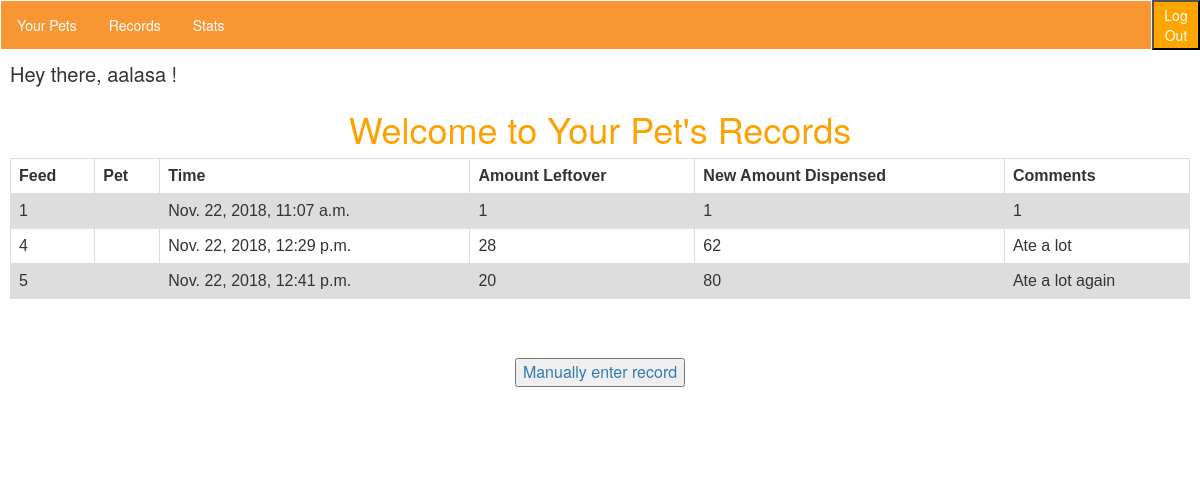
The app's page /records/ (signed in), older data.
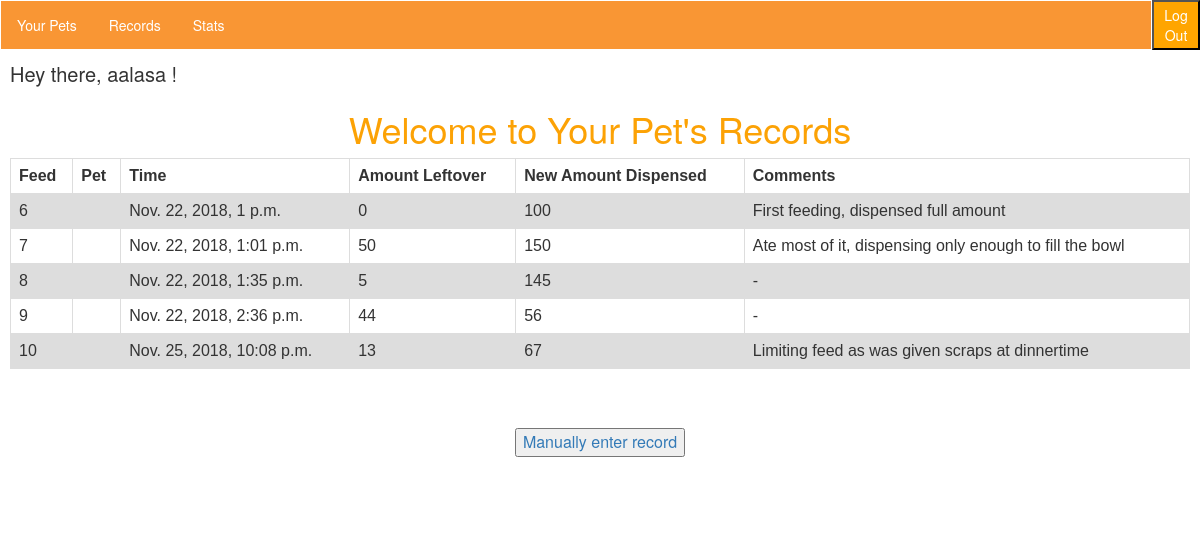
The same page, newer data.
### records/models.py (models this page shows, shortened)
class Record(models.Model):
    feedID = models.AutoField(primary_key=True)
    dateTime = models.DateTimeField(auto_now_add=True)
    amountLeftOver = models.IntegerField(default='0')
    amountDispensed = models.IntegerField(default='0')
    additionalInfo = models.TextField(default=" ")
    selectPet = models.ForeignKey(Pet, on_delete=models.CASCADE)
    author = models.ForeignKey(User, on_delete=models.CASCADE, default=None)
    """from records.models import Pet
    Pet.objects.all()
    pet1 = Pet()
    pet1.petName = "Roger"
    pet1.save()
        #
    thumb = models.ImageField(default='default.png', blank=True)"""

### records/views.py (the view)
# urls.py: url(r'^records/', include('records.urls')),
@login_required(login_url="/accounts/login/")
def records(request):
    thisauthor = request.user
    thisfeed = Record.objects.all()
    """
    amountDispensed = Record.objects.get(feedID=6).amountDispensed
    amountConsumed = amountLeftOver - amountDispensed
    totaldispensed = Record.objects.aggregate(Sum('amountDispensed'))"""
    records = Record.objects.filter(author=request.user)
    return render(request, 'records/records.html', {'records': records, 'this-author': thisauthor, 'thisfeed': thisfeed},)

### records/templates/records/records.html (shortened to what this page needs)
{% extends 'interior_layout.html' %}
{% block content %}
<h1>Welcome to Your Pet's Records</h1>
<div class="records" style="margin: 0 auto;">
    <table>
  <tr>
    <th>Feed</th>
      <th>Pet</th>
    <th>Time</th>
    <th>Amount Leftover</th>
      <th>New Amount Dispensed</th>
            <th>Comments</th>
  </tr>
         {% for record in records %}
    <div class="individual_record">
  <tr>
    <td>{{record.feedID}}</td>
          <td>{{record.selectPet.petName}}</td>
    <td>{{record.dateTime}}</td>
    <td>{{record.amountLeftOver}}</td>
      <td>{{record.amountDispensed}}</td>
            <td>{{record.additionalInfo}}</td>
  </tr>
    </div>
    {% endfor %}
</table>
<div style="font-size:medium; margin: 5%; background:transparent; text-align:center;">
    <a href="/records/create"><button>Manually enter record</button></a></div>
</div>
{% endblock %}

Row changes from the older to the newer data that the page shows:
removed Record: feedID "1", dateTime "Nov. 22, 2018, 11:07 a.m.", amountLeftOver "1", amountDispensed "1", additionalInfo "1"
removed Record: feedID "4", dateTime "Nov. 22, 2018, 12:29 p.m.", amountLeftOver "28", amountDispensed "62", additionalInfo "Ate a lot"
removed Record: feedID "5", dateTime "Nov. 22, 2018, 12:41 p.m.", amountLeftOver "20", amountDispensed "80", additionalInfo "Ate a lot again"
added Record: feedID "6", dateTime "Nov. 22, 2018, 1 p.m.", amountLeftOver "0", amountDispensed "100", additionalInfo "First feeding, dispensed full amount"
added Record: feedID "7", dateTime "Nov. 22, 2018, 1:01 p.m.", amountLeftOver "50", amountDispensed "150", additionalInfo "Ate most of it, dispensing only enough to fill the bowl"
added Record: feedID "8", dateTime "Nov. 22, 2018, 1:35 p.m.", amountLeftOver "5", amountDispensed "145", additionalInfo "-"
added Record: feedID "9", dateTime "Nov. 22, 2018, 2:36 p.m.", amountLeftOver "44", amountDispensed "56", additionalInfo "-"
added Record: feedID "10", dateTime "Nov. 25, 2018, 10:08 p.m.", amountLeftOver "13", amountDispensed "67", additionalInfo "Limiting feed as was given scraps at dinnertime"
